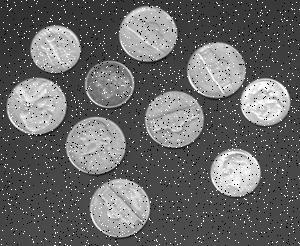
%> input picture Course 2 Practice Files/noisyCoins.jpg, 300 x 246 px
$ octave --eval "result = PuzzleSegmentv2(imread('noisyCoins.jpg'));"   (GNU Octave 9; MATLAB toolbox functions it lacks are replaced by stand-ins)
%> lines starting %> are read from the running program, lines starting %| are printed output that depends on the picture; in (x1, y1, x2, y2) boxes, pixels count from 0 and x2, y2 are one past the last pixel; in counts of white or black regions, pixels touching at a corner belong together; the program's own positions count from 1
function [BW,maskedImage] = PuzzleSegmentv2(X)
%segmentImage Segment image using auto-generated code from Image Segmenter app
%  [BW,MASKEDIMAGE] = segmentImage(X) segments image X using auto-generated
%  code from the Image Segmenter app. The final segmentation is returned in
%  BW, and a masked image is returned in MASKEDIMAGE.

% Auto-generated by imageSegmenter app on 09-Sep-2023
%----------------------------------------------------


% Threshold image with global threshold
BW = imbinarize(im2gray(X));
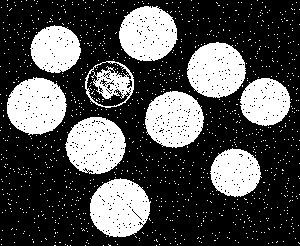
%> BW: size 246x300 logical; 31% white; 1116 white regions (1106 under 20 px), largest, box (x1, y1, x2, y2) and area: (90, 178, 151, 237) 2672, (7, 77, 67, 135) 2597, (65, 117, 126, 174) 2566

% Open mask with default
radius = 6;
decomposition = 0;
se = strel('disk', radius, decomposition);
BW = imopen(BW, se);
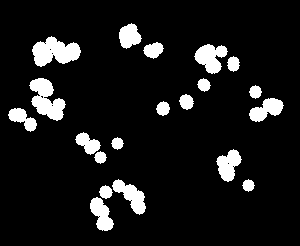
%> BW: size 246x300 logical; 9.5% white; 20 white regions, largest, box (x1, y1, x2, y2) and area: (32, 36, 81, 67) 952, (29, 78, 66, 121) 881, (194, 44, 228, 74) 615

% Clear borders
BW = imclearborder(BW);

% Fill holes
BW = imfill(BW, 'holes');
%> BW: size 246x300 logical; 9.5% white; 20 white regions, largest, box (x1, y1, x2, y2) and area: (32, 36, 81, 67) 955, (29, 78, 66, 121) 885, (194, 44, 228, 74) 616

% Fill holes
BW = imfill(BW, 'holes');

% Create masked image.
maskedImage = X;
%> maskedImage is the input picture: size 246x300 uint8; min 0, max 255, mean 104.2
maskedImage(~BW) = 0;
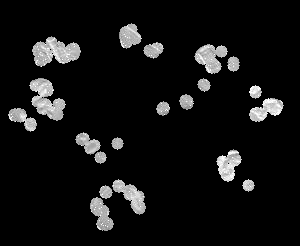
%> maskedImage: size 246x300 uint8; min 0, max 255, mean 18.2
end
